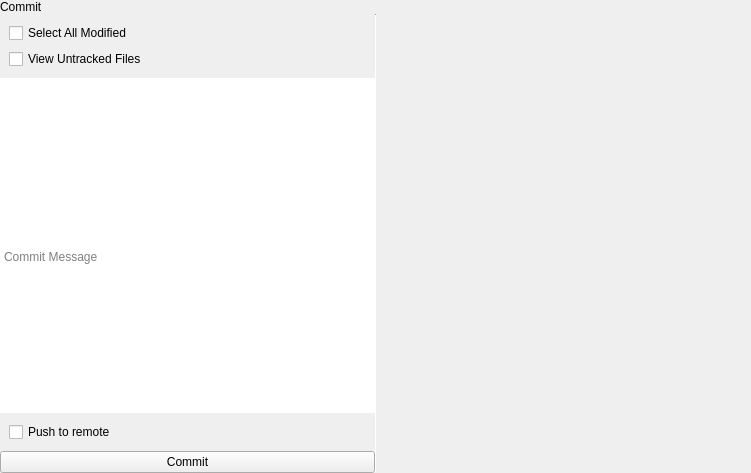
<?xml version="1.0" encoding="UTF-8"?>
<ui version="4.0">
 <class>CommitSnapIn</class>
 <widget class="QWidget" name="CommitSnapIn">
  <property name="geometry">
   <rect>
    <x>0</x>
    <y>0</y>
    <width>751</width>
    <height>473</height>
   </rect>
  </property>
  <property name="windowTitle">
   <string>Form</string>
  </property>
  <layout class="QVBoxLayout" name="verticalLayout">
   <property name="spacing">
    <number>0</number>
   </property>
   <property name="leftMargin">
    <number>0</number>
   </property>
   <property name="topMargin">
    <number>0</number>
   </property>
   <property name="rightMargin">
    <number>0</number>
   </property>
   <property name="bottomMargin">
    <number>0</number>
   </property>
   <item>
    <widget class="tStackedWidget" name="stackedWidget">
     <property name="currentIndex">
      <number>0</number>
     </property>
     <widget class="QWidget" name="commitPage">
      <layout class="QVBoxLayout" name="verticalLayout_2">
       <property name="spacing">
        <number>0</number>
       </property>
       <property name="leftMargin">
        <number>0</number>
       </property>
       <property name="topMargin">
        <number>0</number>
       </property>
       <property name="rightMargin">
        <number>0</number>
       </property>
       <property name="bottomMargin">
        <number>0</number>
       </property>
       <item>
        <widget class="tTitleLabel" name="titleLabel">
         <property name="text">
          <string>Commit</string>
         </property>
        </widget>
       </item>
       <item>
        <layout class="QHBoxLayout" name="horizontalLayout_2">
         <property name="spacing">
          <number>0</number>
         </property>
         <item>
          <widget class="QWidget" name="leftWidget" native="true">
           <property name="sizePolicy">
            <sizepolicy hsizetype="Preferred" vsizetype="Expanding">
             <horstretch>0</horstretch>
             <verstretch>0</verstretch>
            </sizepolicy>
           </property>
           <layout class="QVBoxLayout" name="verticalLayout_3">
            <property name="spacing">
             <number>0</number>
            </property>
            <property name="leftMargin">
             <number>0</number>
            </property>
            <property name="topMargin">
             <number>0</number>
            </property>
            <property name="rightMargin">
             <number>0</number>
            </property>
            <property name="bottomMargin">
             <number>0</number>
            </property>
            <item>
             <widget class="QWidget" name="widget" native="true">
              <layout class="QVBoxLayout" name="verticalLayout_6">
               <item>
                <widget class="QCheckBox" name="selectAllModifiedCheckbox">
                 <property name="text">
                  <string notr="true">Select All Modified</string>
                 </property>
                </widget>
               </item>
               <item>
                <widget class="QCheckBox" name="viewUntrackedCheckbox">
                 <property name="text">
                  <string>View Untracked Files</string>
                 </property>
                </widget>
               </item>
              </layout>
             </widget>
            </item>
            <item>
             <widget class="Line" name="singlePixelHorizontalLine">
              <property name="maximumSize">
               <size>
                <width>16777215</width>
                <height>1</height>
               </size>
              </property>
              <property name="orientation">
               <enum>Qt::Horizontal</enum>
              </property>
             </widget>
            </item>
            <item>
             <widget class="QListView" name="modifiedFilesEdit">
              <property name="frameShape">
               <enum>QFrame::NoFrame</enum>
              </property>
             </widget>
            </item>
            <item>
             <widget class="Line" name="line">
              <property name="maximumSize">
               <size>
                <width>16777215</width>
                <height>1</height>
               </size>
              </property>
              <property name="orientation">
               <enum>Qt::Horizontal</enum>
              </property>
             </widget>
            </item>
            <item>
             <widget class="QPlainTextEdit" name="commitMessageEdit">
              <property name="frameShape">
               <enum>QFrame::NoFrame</enum>
              </property>
              <property name="placeholderText">
               <string>Commit Message</string>
              </property>
             </widget>
            </item>
            <item>
             <layout class="QVBoxLayout" name="verticalLayout_5">
              <property name="leftMargin">
               <number>9</number>
              </property>
              <property name="topMargin">
               <number>9</number>
              </property>
              <property name="rightMargin">
               <number>9</number>
              </property>
              <property name="bottomMargin">
               <number>9</number>
              </property>
              <item>
               <widget class="QCheckBox" name="pushBox">
                <property name="text">
                 <string>Push to remote</string>
                </property>
               </widget>
              </item>
             </layout>
            </item>
            <item>
             <widget class="QPushButton" name="commitButton">
              <property name="text">
               <string notr="true">Commit</string>
              </property>
              <property name="icon">
               <iconset theme="commit">
                <normaloff>.</normaloff>.</iconset>
              </property>
             </widget>
            </item>
           </layout>
          </widget>
         </item>
         <item>
          <widget class="Line" name="line_3">
           <property name="maximumSize">
            <size>
             <width>1</width>
             <height>16777215</height>
            </size>
           </property>
           <property name="orientation">
            <enum>Qt::Vertical</enum>
           </property>
          </widget>
         </item>
         <item>
          <widget class="tStackedWidget" name="diffStack">
           <property name="sizePolicy">
            <sizepolicy hsizetype="Expanding" vsizetype="Preferred">
             <horstretch>0</horstretch>
             <verstretch>0</verstretch>
            </sizepolicy>
           </property>
           <widget class="TextMergeTool" name="textDiffPage">
            <layout class="QVBoxLayout" name="verticalLayout_7">
             <property name="spacing">
              <number>0</number>
             </property>
             <property name="leftMargin">
              <number>0</number>
             </property>
             <property name="topMargin">
              <number>0</number>
             </property>
             <property name="rightMargin">
              <number>0</number>
             </property>
             <property name="bottomMargin">
              <number>0</number>
             </property>
            </layout>
           </widget>
           <widget class="QWidget" name="noFilePage">
            <layout class="QVBoxLayout" name="verticalLayout_8">
             <item>
              <widget class="QLabel" name="label">
               <property name="enabled">
                <bool>false</bool>
               </property>
               <property name="font">
                <font>
                 <pointsize>20</pointsize>
                </font>
               </property>
               <property name="text">
                <string>No File Selected</string>
               </property>
               <property name="alignment">
                <set>Qt::AlignCenter</set>
               </property>
              </widget>
             </item>
            </layout>
           </widget>
          </widget>
         </item>
        </layout>
       </item>
      </layout>
     </widget>
     <widget class="QWidget" name="finaliseCommitPage">
      <layout class="QVBoxLayout" name="verticalLayout_4">
       <property name="spacing">
        <number>0</number>
       </property>
       <property name="leftMargin">
        <number>0</number>
       </property>
       <property name="topMargin">
        <number>0</number>
       </property>
       <property name="rightMargin">
        <number>0</number>
       </property>
       <property name="bottomMargin">
        <number>0</number>
       </property>
       <item>
        <widget class="tTitleLabel" name="titleLabel_2">
         <property name="text">
          <string>Finalise Commit</string>
         </property>
        </widget>
       </item>
       <item alignment="Qt::AlignHCenter">
        <widget class="QWidget" name="signatureWidget" native="true">
         <layout class="QGridLayout" name="gridLayout">
          <item row="3" column="1">
           <widget class="QLineEdit" name="emailBox">
            <property name="autoFillBackground">
             <bool>true</bool>
            </property>
           </widget>
          </item>
          <item row="3" column="0">
           <widget class="QLabel" name="label_5">
            <property name="text">
             <string>Email Address</string>
            </property>
           </widget>
          </item>
          <item row="2" column="1">
           <widget class="QLineEdit" name="nameBox">
            <property name="autoFillBackground">
             <bool>true</bool>
            </property>
           </widget>
          </item>
          <item row="0" column="0" colspan="2">
           <widget class="tSubtitleLabel" name="label_2">
            <property name="text">
             <string>Committer Information</string>
            </property>
           </widget>
          </item>
          <item row="2" column="0">
           <widget class="QLabel" name="label_4">
            <property name="text">
             <string>Name</string>
            </property>
           </widget>
          </item>
          <item row="1" column="0" colspan="2">
           <widget class="QLabel" name="label_3">
            <property name="text">
             <string>Enter the following information about yourself to finalise this commit</string>
            </property>
           </widget>
          </item>
          <item row="5" column="0" colspan="2">
           <widget class="QPushButton" name="commitButton_2">
            <property name="text">
             <string>Commit</string>
            </property>
            <property name="icon">
             <iconset theme="commit">
              <normaloff>.</normaloff>.</iconset>
            </property>
           </widget>
          </item>
          <item row="4" column="0" colspan="2">
           <widget class="QCheckBox" name="saveSignatureBox">
            <property name="text">
             <string>Save in global Git configuration</string>
            </property>
           </widget>
          </item>
         </layout>
        </widget>
       </item>
       <item>
        <spacer name="verticalSpacer">
         <property name="orientation">
          <enum>Qt::Vertical</enum>
         </property>
         <property name="sizeHint" stdset="0">
          <size>
           <width>20</width>
           <height>40</height>
          </size>
         </property>
        </spacer>
       </item>
      </layout>
     </widget>
    </widget>
   </item>
  </layout>
 </widget>
 <customwidgets>
  <customwidget>
   <class>tTitleLabel</class>
   <extends>QLabel</extends>
   <header location="global">ttitlelabel.h</header>
   <slots>
    <signal>backButtonClicked()</signal>
   </slots>
  </customwidget>
  <customwidget>
   <class>tStackedWidget</class>
   <extends>QStackedWidget</extends>
   <header location="global">tstackedwidget.h</header>
   <container>1</container>
   <slots>
    <signal>switchingFrame(int)</signal>
   </slots>
  </customwidget>
  <customwidget>
   <class>tSubtitleLabel</class>
   <extends>QLabel</extends>
   <header location="global">tsubtitlelabel.h</header>
  </customwidget>
  <customwidget>
   <class>TextMergeTool</class>
   <extends>QWidget</extends>
   <header location="global">merge/textmergetool.h</header>
   <container>1</container>
  </customwidget>
 </customwidgets>
 <tabstops>
  <tabstop>modifiedFilesEdit</tabstop>
  <tabstop>commitMessageEdit</tabstop>
  <tabstop>commitButton</tabstop>
  <tabstop>nameBox</tabstop>
  <tabstop>emailBox</tabstop>
  <tabstop>saveSignatureBox</tabstop>
  <tabstop>commitButton_2</tabstop>
 </tabstops>
 <resources/>
 <connections/>
</ui>
